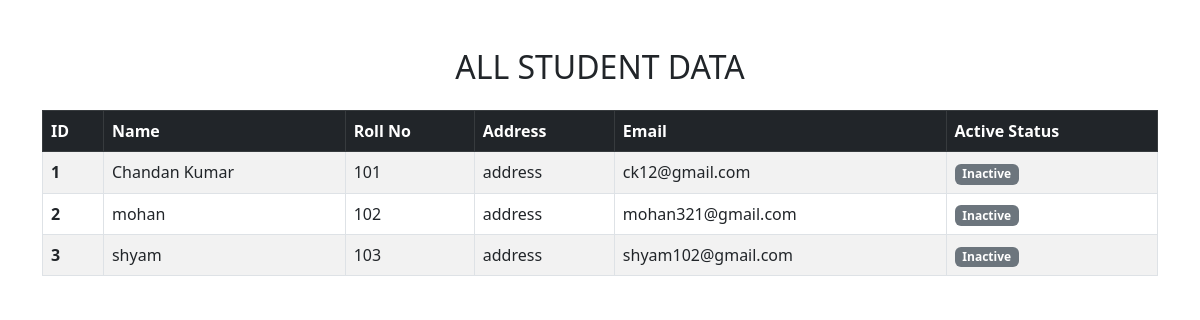
The app's page /data/ with its own data.
### myapp/models.py (models this page shows)
class StudentModel(models.Model):
    name=models.CharField(max_length=30)
    rollno=models.IntegerField()
    subject=models.CharField(max_length=30)
    address=models.TextField()
    email =models.EmailField()
    is_active=models.BooleanField(default=False)

### myapp/views.py (the view)
# urls.py: path('data/',views.student_view),
def student_view(request):
    all_data = StudentModel.objects.all()
    context = {"student_data":all_data}
    return render(request,'student_data.html',context)

### myapp/templates/student_data.html (shortened to what this page needs)
<!DOCTYPE html>
<html lang="en">
<head>
    <link href="https://cdn.jsdelivr.net/npm/bootstrap@5.3.0/dist/css/bootstrap.min.css" rel="stylesheet">
</head>
<body>
    <div class="container mt-5">
        <h2 class="text-center mb-4">ALL STUDENT DATA</h2>
        <div class="table-responsive">
            <table class="table table-striped table-hover table-bordered">
                <thead class="table-dark">
                    <tr>
                        <th scope="col">ID</th>
                        <th scope="col">Name</th>
                        <th scope="col">Roll No</th>
                        <th scope="col">Address</th>
                        <th scope="col">Email</th>
                        <th scope="col">Active Status</th>
                    </tr>
                </thead>
                <tbody>
                    {% for i in student_data %}
                    <tr>
                        <th scope="row">{{ i.id }}</th>
                        <td>{{ i.name }}</td>
                        <td>{{ i.rollno }}</td>
                        <td>{{ i.address }}</td>
                        <td>{{ i.email }}</td>
                        <td>
                            {% if i.is_active %}
                                <span class="badge bg-success">Active</span>
                            {% else %}
                                <span class="badge bg-secondary">Inactive</span>
                            {% endif %}
                        </td>
                    </tr>
                    {% empty %}
                    <tr>
                        <td colspan="6" class="text-center">No student data available</td>
                    </tr>
                    {% endfor %}
                </tbody>
            </table>
        </div>
    </div>
</body>
</html>

### records on screen
StudentModel: id "1", name "Chandan Kumar", rollno "101", address "address", email "ck12@gmail.com", is_active "Inactive"
StudentModel: id "2", name "mohan", rollno "102", address "address", email "mohan321@gmail.com", is_active "Inactive"
StudentModel: id "3", name "shyam", rollno "103", address "address", email "shyam102@gmail.com", is_active "Inactive"
